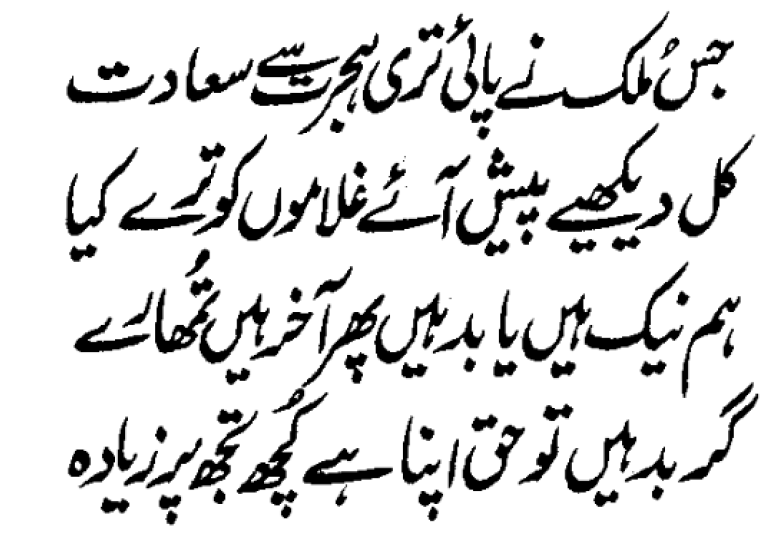
#> input picture Digital Image Processing Labs/Lab 03-Abdul Basit/images/XY-cutss.png, 769 x 534 px, found by its file name
$ python 'Task 03.py'
#> lines starting #> are read from the running program, lines starting #| are printed output that depends on the picture; after the words box and inside, x2 and y2 are one past the last pixel; in counts of white or black regions, pixels touching at a corner belong together
# -*- coding: utf-8 -*-
"""
Created on Thu Feb 14 18:42:54 2019

@author: AbdulBasit0044
"""
import cv2
import numpy as nm
from matplotlib import pyplot as plt

def main():

    #converting to Binary Image
    gray_img = cv2.imread('C:\\Users\Abdul Basit\.spyder-py3\DIP Labs\Lab 03-Abdul Basit\images\XY-cutss.png',0) #reading an image
#> gray_img is the input picture: shape (534, 769); min 0, max 255, mean 219.8
    #gray_img=cv2.cvtColor(img,cv2.COLOR_BGR2GRAY) #converting to grayscale
    print("1")
    ret,binary_image = cv2.threshold(gray_img,127,255,cv2.THRESH_BINARY) #converting to binary image
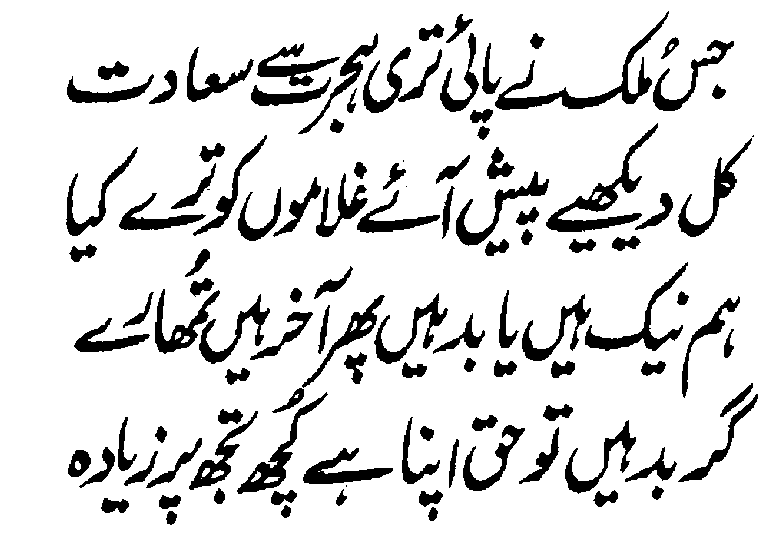
#> binary_image: shape (534, 769); 86.2% white; 109 black regions (5 under 20 px), largest, box (x1, y1, x2, y2) and area: (495, 11, 669, 110) 2444, (546, 123, 658, 232) 2308, (585, 262, 688, 351) 1527
    cv2.imwrite('images\XYcutss_binary.PNG',binary_image) #saving binary image
    print("2")
    counter = nm.zeros(2,nm.int32)
    print("4")
    print (gray_img)
#> (printed output is left out)
    rows=binary_image.shape[0]
#> rows = 534
    print("3")
    column=binary_image.shape[1]
#> column = 769
    print(column)
#| 769
    print("Columns are printed")
    for x in range(rows):
        print("Columns are printed")
        if (counter[0]>(column-20))and(counter[0]<= column):
            for i in range(column):
                binary_image[x,i] = 0
                print("Columns are printed")
            binary_image1 = cv2.imwrite("images\XYcutss_binary.PNG", binary_image)
        counter[0], counter[1] = 0,0
        for y in range(column):
            color = binary_image[x,y]

            if color == 255:
                counter[0] += 1
            elif color == 0:
                counter[1]=counter[1]+0
#> this loop made 534 passes
#> pass 2, in main, `binary_image1 = cv2.imwrite("images\XYcutss_binary.PNG", binary_image)`:
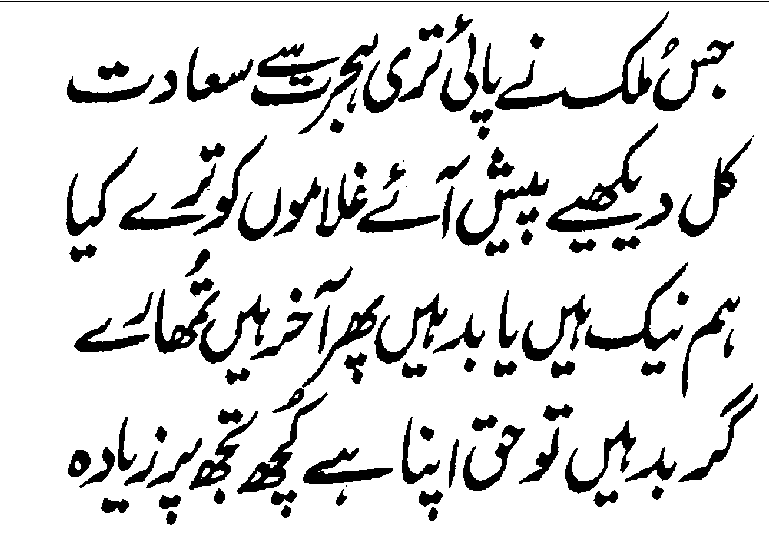
#> saved as XYcutss_binary.PNG: shape (534, 769); 86% white; 110 black regions (5 under 20 px), largest, box (x1, y1, x2, y2) and area: (495, 11, 669, 110) 2444, (546, 123, 658, 232) 2308, (585, 262, 688, 351) 1527
#> after the loop:
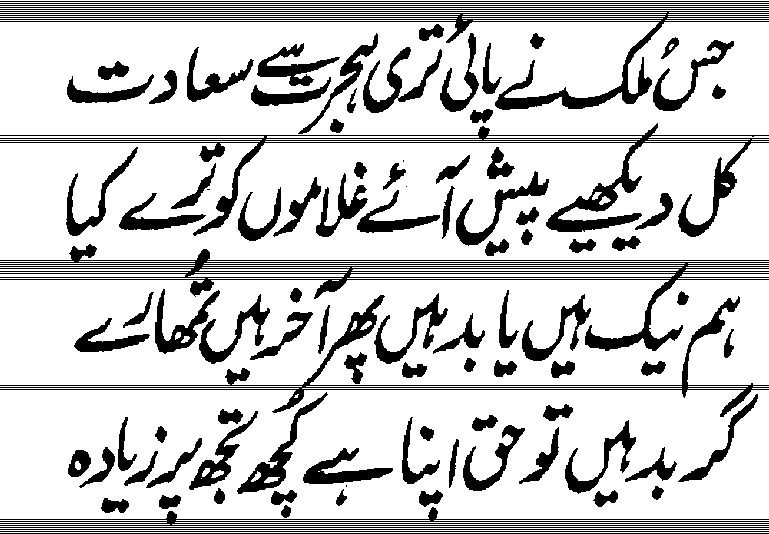
#> binary_image: shape (534, 769); 79.8% white; 103 black regions (4 under 20 px), largest, box (x1, y1, x2, y2) and area: (0, 244, 769, 351) 9414, (0, 123, 769, 237) 7891, (0, 11, 769, 110) 7248
#> after the loop, counter = [0, 0]
if __name__=="__main__":
    main()

$ run again, with Digital Image Processing Labs/Lab 03-Abdul Basit/images/B1.png copied over Digital Image Processing Labs/Lab 03-Abdul Basit/images/XY-cutss.png
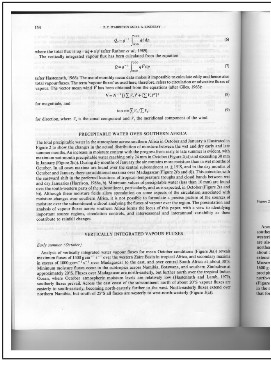
#> input picture Digital Image Processing Labs/Lab 03-Abdul Basit/images/B1.png, 271 x 365 px, found by its file name
#> in main, gray_img is the input picture: shape (365, 271); min 20, max 255, mean 214.8
#> in main, `ret,binary_image = cv2.threshold(gray_img,127,255,cv2.THRESH_BINARY)`:
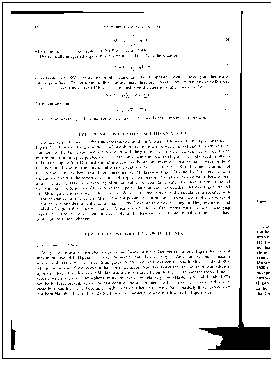
#> binary_image: shape (365, 271); 93.3% white; 1442 black regions (1438 under 20 px), largest, box (x1, y1, x2, y2) and area: (199, 11, 270, 350) 1880, (2, 2, 271, 359) 893, (11, 11, 144, 14) 258, (11, 320, 16, 350) 88
#> (printed output is left out)
#| 271
#> after the loop in main, `for x in range(rows):`:
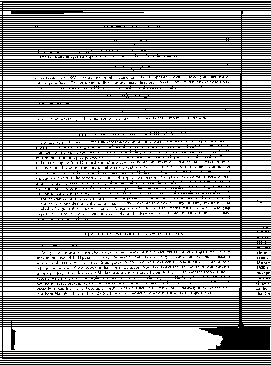
#> binary_image: shape (365, 271); 57.7% white; black in thin lines or dots
#> after the loop in main, `for x in range(rows):`: counter = [0, 0]

$ run again, with Digital Image Processing Labs/Lab 03-Abdul Basit/images/XY-cuts.png copied over Digital Image Processing Labs/Lab 03-Abdul Basit/images/XY-cutss.png
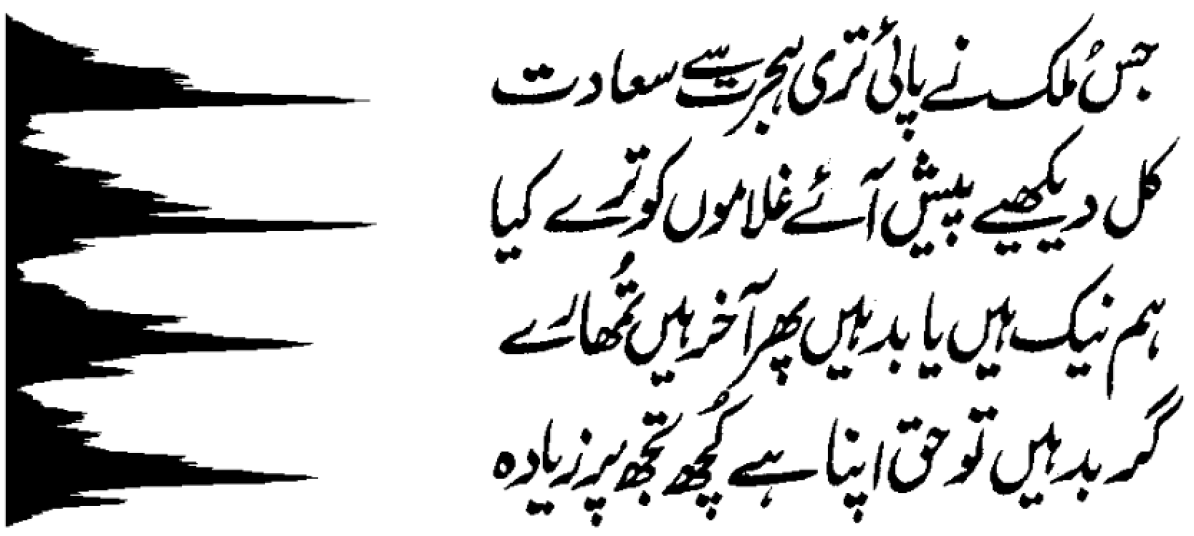
#> input picture Digital Image Processing Labs/Lab 03-Abdul Basit/images/XY-cuts.png, 1194 x 536 px, found by its file name
#> in main, gray_img is the input picture: shape (536, 1194); min 0, max 255, mean 209.8
#> in main, `ret,binary_image = cv2.threshold(gray_img,127,255,cv2.THRESH_BINARY)`:
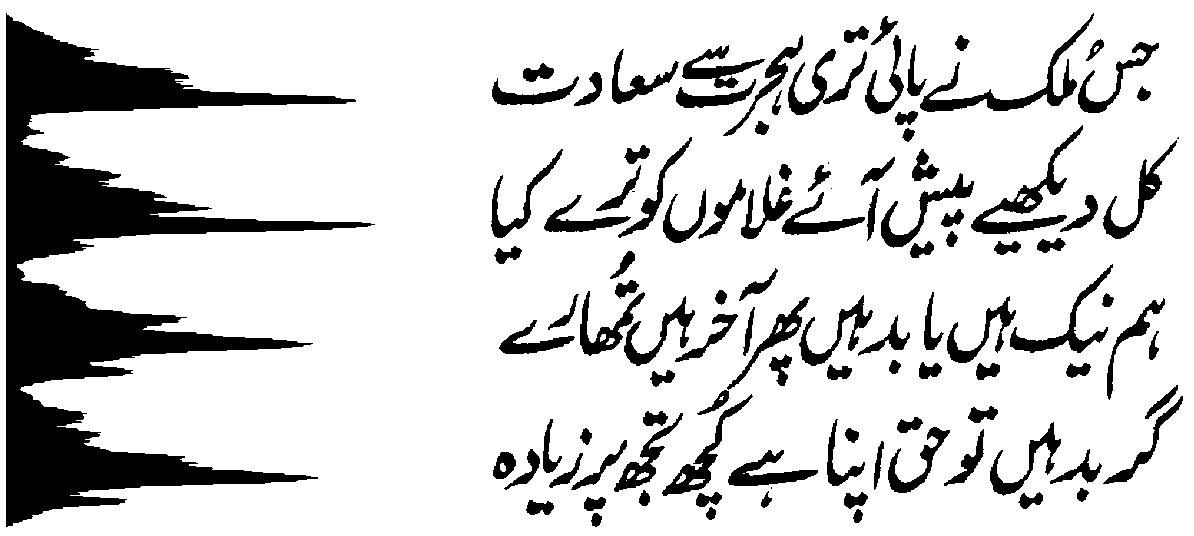
#> binary_image: shape (536, 1194); 82.3% white; 110 black regions (5 under 20 px), largest, box (x1, y1, x2, y2) and area: (6, 13, 375, 527) 56403, (920, 13, 1094, 112) 2444, (971, 125, 1083, 234) 2308
#> (printed output is left out)
#| 1194
#> after the loop in main, `for x in range(rows):`:
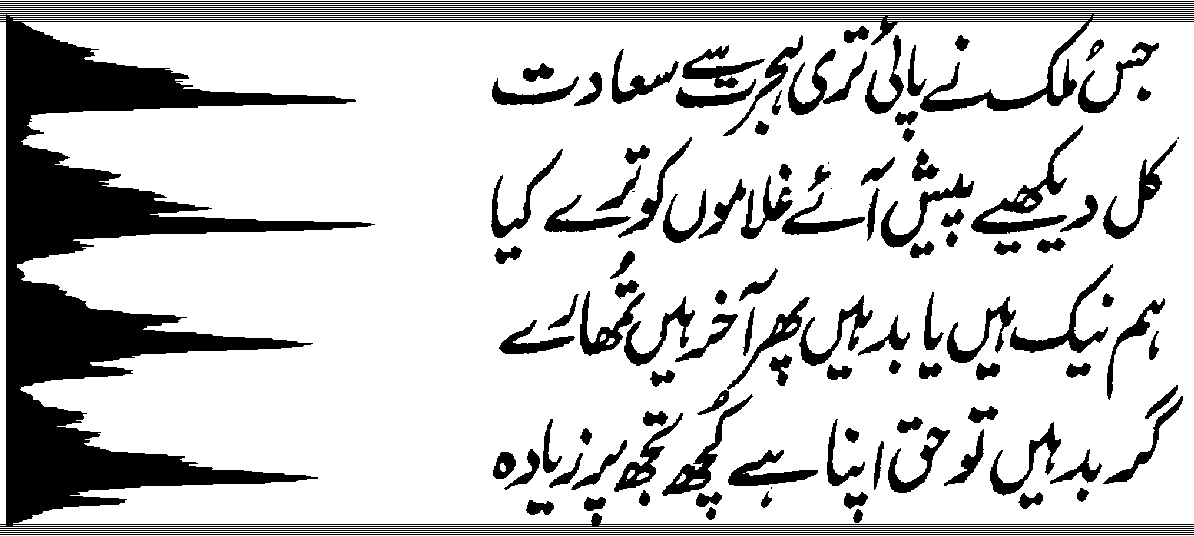
#> binary_image: shape (536, 1194); 79.2% white; 117 black regions (5 under 20 px), largest, box (x1, y1, x2, y2) and area: (0, 13, 1194, 527) 67477, (971, 125, 1083, 234) 2308, (1010, 264, 1113, 353) 1527
#> after the loop in main, `for x in range(rows):`: counter = [1194, 0]
